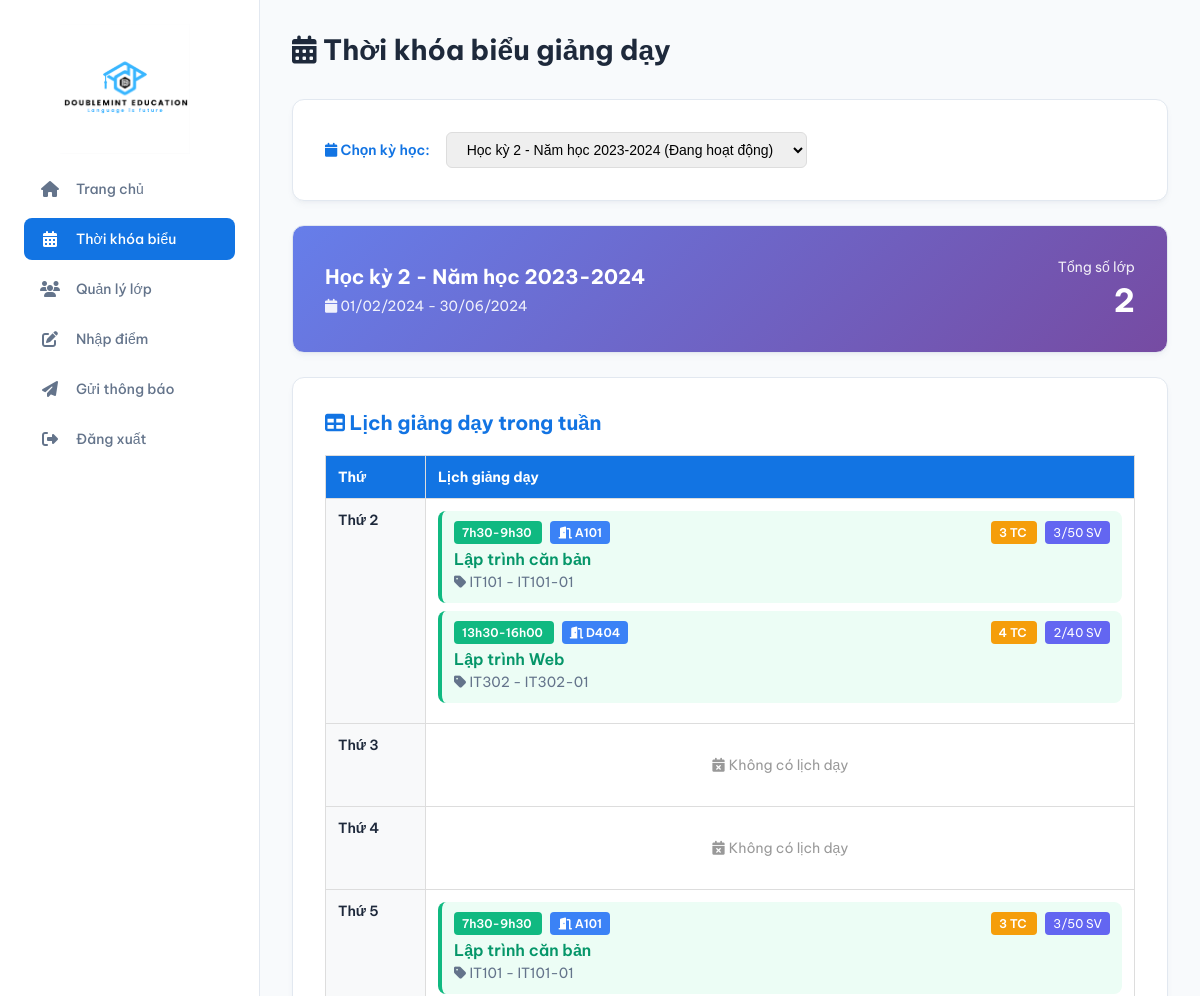
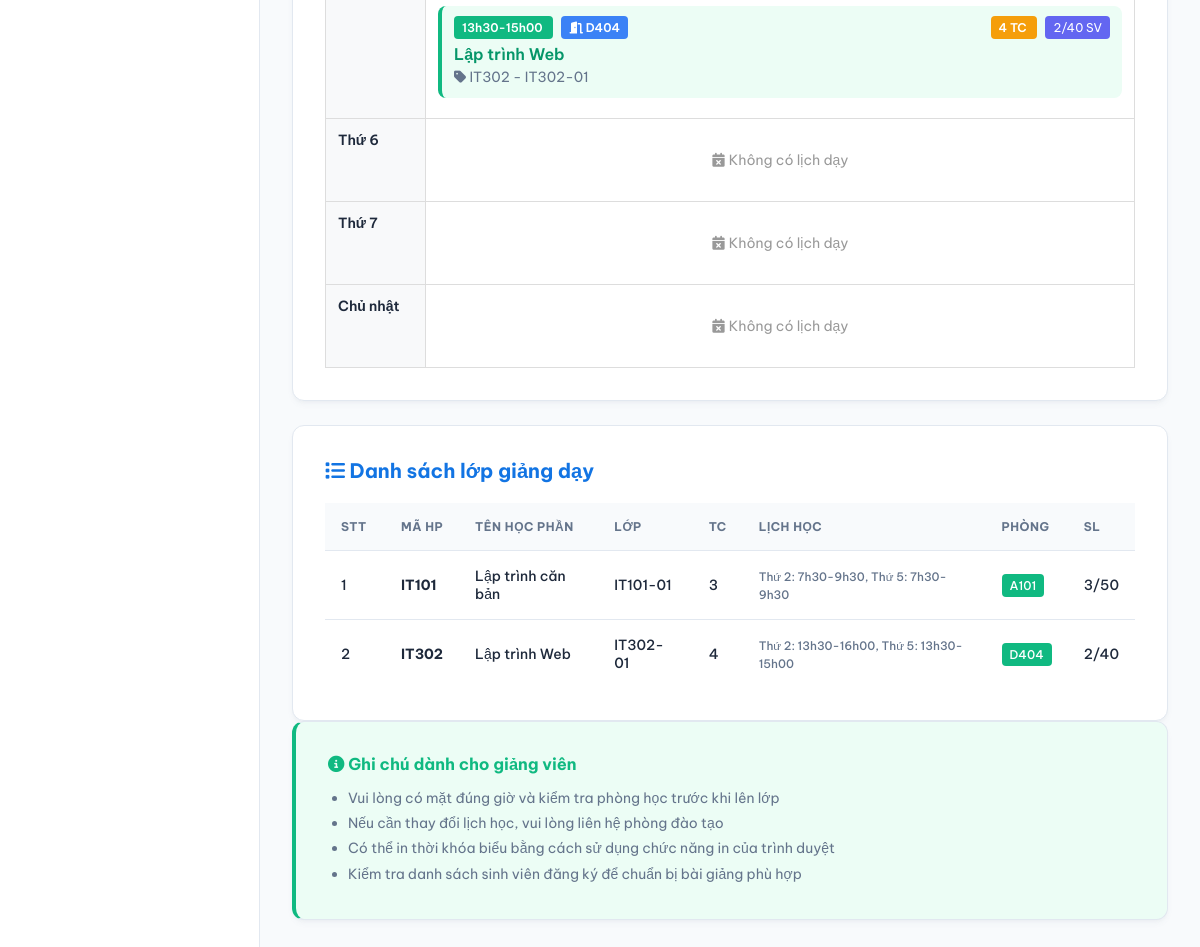
/teacher/thoi_khoa_bieu.php (signed in), run on the app's committed database (2 pictures, top to bottom).
### tables this page shows
CREATE TABLE semesters (
    id INT AUTO_INCREMENT PRIMARY KEY,
    semester_name VARCHAR(50) NOT NULL,
    semester_code VARCHAR(20) UNIQUE NOT NULL,
    start_date DATE NOT NULL,
    end_date DATE NOT NULL,
    is_active ENUM('yes', 'no') DEFAULT 'no',
    created_at TIMESTAMP DEFAULT CURRENT_TIMESTAMP
);

CREATE TABLE class_courses (
    id INT AUTO_INCREMENT PRIMARY KEY,
    course_id INT NOT NULL,
    teacher_id INT NOT NULL,
    semester_id INT NOT NULL,
    class_name VARCHAR(100) NOT NULL,
    schedule TEXT,
    room VARCHAR(50),
    current_students INT DEFAULT 0,
    max_students INT DEFAULT 50,
    status ENUM('open', 'full', 'closed') DEFAULT 'open',
    created_at TIMESTAMP DEFAULT CURRENT_TIMESTAMP,
    FOREIGN KEY (course_id) REFERENCES courses(id) ON DELETE CASCADE,
    FOREIGN KEY (teacher_id) REFERENCES teachers(id) ON DELETE CASCADE,
    FOREIGN KEY (semester_id) REFERENCES semesters(id) ON DELETE CASCADE,
    INDEX idx_semester (semester_id),
    INDEX idx_teacher (teacher_id)
);

CREATE TABLE courses (
    id INT AUTO_INCREMENT PRIMARY KEY,
    course_code VARCHAR(20) UNIQUE NOT NULL,
    course_name VARCHAR(200) NOT NULL,
    credits INT NOT NULL,
    max_students INT DEFAULT 50,
    description TEXT,
    created_at TIMESTAMP DEFAULT CURRENT_TIMESTAMP,
    INDEX idx_course_code (course_code)
);

### config/db_connect.php (called while the page is built, shortened)
<?php
function executeQuery($conn, $sql) {
    $result = $conn->query($sql);
    return $result;
}
function fetchOne($conn, $sql) {
    $result = executeQuery($conn, $sql);
    if ($result && $result->num_rows > 0) {
        return $result->fetch_assoc();
    }
    return null;
}
function fetchAll($conn, $sql) {
    $result = executeQuery($conn, $sql);
    $data = array();
    if ($result && $result->num_rows > 0) {
        while ($row = $result->fetch_assoc()) {
            $data[] = $row;
        }
    }
    return $data;
}
?>

### config/auth.php (called while the page is built, shortened)
<?php
function isLoggedIn() {
    return isset($_SESSION['user_id']) && isset($_SESSION['role']);
}
function getCurrentUser() {
    if (isLoggedIn()) {
        return array(
            'id' => $_SESSION['user_id'] ?? null,
            'email' => $_SESSION['email'] ?? '',
            'role' => $_SESSION['role'] ?? '',
            'full_name' => $_SESSION['full_name'] ?? ''
        );
    }
    return null;
}
function getTeacherIdByUserId($conn, $userId) {
    $sql = "SELECT id FROM teachers WHERE user_id = " . intval($userId);
    $result = fetchOne($conn, $sql);
    return $result ? $result['id'] : null;
}
?>

### teacher/thoi_khoa_bieu.php (the view, shortened to what this page needs)
<?php
require_once '../config/db_connect.php';
require_once '../config/auth.php';
$currentUser = getCurrentUser();
$teacherId = getTeacherIdByUserId($conn, $currentUser['id']);
$selectedSemesterId = isset($_GET['semester_id']) ? intval($_GET['semester_id']) : 0;
$sqlSemesters = "SELECT * FROM semesters ORDER BY start_date DESC";
$semesters = fetchAll($conn, $sqlSemesters);
if ($selectedSemesterId == 0 && count($semesters) > 0) {
    foreach ($semesters as $sem) {
        if ($sem['is_active'] === 'yes') {
            $selectedSemesterId = $sem['id'];
            break;
        }
    }
}
$currentSemester = null;
if ($selectedSemesterId > 0) {
    $sqlCurrentSem = "SELECT * FROM semesters WHERE id = $selectedSemesterId";
    $currentSemester = fetchOne($conn, $sqlCurrentSem);
}
$classes = [];
$weekSchedule = [
    'Thứ 2' => [],
    'Thứ 3' => [],
    'Thứ 4' => [],
    'Thứ 5' => [],
    'Thứ 6' => [],
    'Thứ 7' => [],
    'Chủ nhật' => []
];
if ($currentSemester && $teacherId) {
    $sqlClasses = "SELECT cc.*, c.course_code, c.course_name, c.credits,
                   s.semester_name,
                   (SELECT COUNT(*) FROM enrollments WHERE class_course_id = cc.id) as enrolled_count
                   FROM class_courses cc
                   INNER JOIN courses c ON cc.course_id = c.id
                   INNER JOIN semesters s ON cc.semester_id = s.id
                   WHERE cc.teacher_id = $teacherId
                   AND cc.semester_id = $selectedSemesterId
                   ORDER BY c.course_code";
    $classes = fetchAll($conn, $sqlClasses);
    foreach ($classes as $class) {
        $scheduleItems = explode(',', $class['schedule']);
        foreach ($scheduleItems as $item) {
            $item = trim($item);
            if (preg_match('/(Thứ \d|Chủ nhật):\s*(.+)/', $item, $matches)) {
                $day = trim($matches[1]);
                $time = trim($matches[2]);
                if (isset($weekSchedule[$day])) {
                    $weekSchedule[$day][] = [
                        'time' => $time,
                        'course_code' => $class['course_code'],
                        'course_name' => $class['course_name'],
                        'class_name' => $class['class_name'],
                        'room' => $class['room'],
                        'credits' => $class['credits'],
                        'enrolled_count' => $class['enrolled_count'],
                        'max_students' => $class['max_students']
                    ];
                }
            }
        }
    }
    foreach ($weekSchedule as $day => $dayClasses) {
        usort($weekSchedule[$day], function($a, $b) {
            preg_match('/(\d+)h/', $a['time'], $timeA);
            preg_match('/(\d+)h/', $b['time'], $timeB);
            $hourA = isset($timeA[1]) ? intval($timeA[1]) : 0;
            $hourB = isset($timeB[1]) ? intval($timeB[1]) : 0;
            return $hourA - $hourB;
        });
    }
}
include '../includes/header.php';
?>
<div class="main-header">
    <div class="page-title">
        <h1><i class="fas fa-calendar-alt"></i> Thời khóa biểu giảng dạy</h1>
    </div>
</div>
<div class="card" style="margin-bottom: 24px;">
    <form method="GET" action="" style="display: flex; gap: 16px; align-items: center;">
        <label style="font-weight: 600; color: var(--primary-color);">
            <i class="fas fa-calendar"></i> Chọn kỳ học:
        </label>
        <select name="semester_id" onchange="this.form.submit()" style="padding: 8px 16px; border: 1px solid #ddd; border-radius: 6px; font-size: 14px;">
            <?php foreach ($semesters as $semester): ?>
                <option value="<?php echo $semester['id']; ?>" <?php echo $semester['id'] == $selectedSemesterId ? 'selected' : ''; ?>>
                    <?php echo htmlspecialchars($semester['semester_name']); ?>
                    <?php echo $semester['is_active'] === 'yes' ? ' (Đang hoạt động)' : ''; ?>
                </option>
            <?php endforeach; ?>
        </select>
    </form>
</div>
<?php if ($currentSemester): ?>
    <div class="card" style="margin-bottom: 24px; background: linear-gradient(135deg, #667eea 0%, #764ba2 100%); color: white;">
        <div style="display: flex; justify-content: space-between; align-items: center;">
            <div>
                <h2 style="font-size: 20px; margin-bottom: 8px; color: white;">
                    <?php echo htmlspecialchars($currentSemester['semester_name']); ?>
                </h2>
                <p style="opacity: 0.9; margin: 0;">
                    <i class="fas fa-calendar"></i>
                    <?php
                        echo date('d/m/Y', strtotime($currentSemester['start_date']));
                        echo ' - ';
                        echo date('d/m/Y', strtotime($currentSemester['end_date']));
                    ?>
                </p>
            </div>
            <div style="text-align: right;">
                <p style="font-size: 14px; opacity: 0.9; margin-bottom: 4px;">Tổng số lớp</p>
                <p style="font-size: 32px; font-weight: bold; margin: 0;"><?php echo count($classes); ?></p>
            </div>
        </div>
    </div>
    <?php if (count($classes) > 0): ?>
        <div class="card" style="margin-bottom: 24px;">
            <h2 style="font-size: 20px; margin-bottom: 20px; color: var(--primary-color);">
                <i class="fas fa-table"></i> Lịch giảng dạy trong tuần
            </h2>
            <div style="overflow-x: auto;">
                <table style="width: 100%; border-collapse: collapse; min-width: 800px;">
                    <thead>
                        <tr style="background-color: var(--primary-color); color: white;">
                            <th style="padding: 12px; text-align: left; border: 1px solid #ddd; width: 100px;">Thứ</th>
                            <th style="padding: 12px; text-align: left; border: 1px solid #ddd;">Lịch giảng dạy</th>
                        </tr>
                    </thead>
                    <tbody>
                        <?php foreach ($weekSchedule as $day => $dayClasses): ?>
                            <tr style="border-bottom: 1px solid #ddd;">
                                <td style="padding: 12px; border: 1px solid #ddd; background-color: #f8f9fa; font-weight: 600; vertical-align: top;">
                                    <?php echo $day; ?>
                                </td>
                                <td style="padding: 12px; border: 1px solid #ddd;">
                                    <?php if (count($dayClasses) > 0): ?>
                                        <?php foreach ($dayClasses as $class): ?>
                                            <div style="background-color: #ecfdf5; padding: 12px; margin-bottom: 8px; border-radius: 8px; border-left: 4px solid #10b981;">
                                                <div style="display: flex; justify-content: space-between; align-items: start; margin-bottom: 8px;">
                                                    <div>
                                                        <span style="background-color: #10b981; color: white; padding: 4px 8px; border-radius: 4px; font-size: 12px; font-weight: 600;">
                                                            <?php echo htmlspecialchars($class['time']); ?>
                                                        </span>
                                                        <span style="background-color: #3b82f6; color: white; padding: 4px 8px; border-radius: 4px; font-size: 12px; font-weight: 600; margin-left: 8px;">
                                                            <i class="fas fa-door-open"></i> <?php echo htmlspecialchars($class['room']); ?>
                                                        </span>
                                                    </div>
                                                    <div>
                                                        <span style="background-color: #f59e0b; color: white; padding: 4px 8px; border-radius: 4px; font-size: 12px; font-weight: 600;">
                                                            <?php echo $class['credits']; ?> TC
                                                        </span>
                                                        <span style="background-color: #6366f1; color: white; padding: 4px 8px; border-radius: 4px; font-size: 12px; margin-left: 8px;">
                                                            <?php echo $class['enrolled_count']; ?>/<?php echo $class['max_students']; ?> SV
                                                        </span>
                                                    </div>
                                                </div>
                                                <div>
                                                    <p style="font-weight: 600; font-size: 16px; margin: 0 0 4px 0; color: #059669;">
                                                        <?php echo htmlspecialchars($class['course_name']); ?>
                                                    </p>
                                                    <p style="margin: 0; color: var(--text-secondary); font-size: 14px;">
                                                        <i class="fas fa-tag"></i> <?php echo htmlspecialchars($class['course_code']); ?> -
                                                        <?php echo htmlspecialchars($class['class_name']); ?>
                                                    </p>
                                                </div>
                                            </div>
                                        <?php endforeach; ?>
                                    <?php else: ?>
                                        <p style="color: #999; margin: 0; text-align: center; padding: 20px;">
                                            <i class="fas fa-calendar-times"></i> Không có lịch dạy
                                        </p>
                                    <?php endif; ?>
                                </td>
                            </tr>
                        <?php endforeach; ?>
                    </tbody>
                </table>
            </div>
        </div>
        <div class="card">
            <h2 style="font-size: 20px; margin-bottom: 20px; color: var(--primary-color);">
                <i class="fas fa-list"></i> Danh sách lớp giảng dạy
            </h2>
            <div class="table-container">
                <table class="results-table">
                    <thead>
                        <tr>
                            <th style="width: 60px;">STT</th>
                            <th>Mã HP</th>
                            <th>Tên học phần</th>
                            <th>Lớp</th>
                            <th>TC</th>
                            <th>Lịch học</th>
                            <th>Phòng</th>
                            <th>SL</th>
                        </tr>
                    </thead>
                    <tbody>
                        <?php $stt = 1; foreach ($classes as $class): ?>
                            <tr>
                                <td><?php echo $stt++; ?></td>
                                <td><strong><?php echo htmlspecialchars($class['course_code']); ?></strong></td>
                                <td><?php echo htmlspecialchars($class['course_name']); ?></td>
                                <td><?php echo htmlspecialchars($class['class_name']); ?></td>
                                <td><?php echo $class['credits']; ?></td>
                                <td>
                                    <small style="color: var(--text-secondary);">
                                        <?php echo htmlspecialchars($class['schedule'] ?? 'Chưa xếp'); ?>
                                    </small>
                                </td>
                                <td>
                                    <?php if (!empty($class['room'])): ?>
                                        <span style="background-color: #10b981; color: white; padding: 4px 8px; border-radius: 4px; font-size: 12px;">
                                            <?php echo htmlspecialchars($class['room']); ?>
                                        </span>
                                    <?php else: ?>
                                        <span style="color: #999;">-</span>
                                    <?php endif; ?>
                                </td>
                                <td><?php echo $class['enrolled_count']; ?>/<?php echo $class['max_students']; ?></td>
                            </tr>
                        <?php endforeach; ?>
                    </tbody>
                </table>
            </div>
        </div>
    <?php endif; ?>
<?php endif; ?>
<div class="card" style="background-color: #ecfdf5; border-left: 4px solid #10b981;">
    <h3 style="margin-bottom: 12px; color: #10b981;">
        <i class="fas fa-info-circle"></i> Ghi chú dành cho giảng viên
    </h3>
    <ul style="margin: 0; padding-left: 20px; line-height: 1.8; color: var(--text-secondary);">
        <li>Vui lòng có mặt đúng giờ và kiểm tra phòng học trước khi lên lớp</li>
        <li>Nếu cần thay đổi lịch học, vui lòng liên hệ phòng đào tạo</li>
        <li>Có thể in thời khóa biểu bằng cách sử dụng chức năng in của trình duyệt</li>
        <li>Kiểm tra danh sách sinh viên đăng ký để chuẩn bị bài giảng phù hợp</li>
    </ul>
</div>
<?php include '../includes/footer.php'; ?>

### data on the page
semesters: semester_name "Học kỳ 2 - Năm học 2023-2024", start_date "01/02/2024", end_date "30/06/2024"
class_courses: time "7h30-9h30", room "A101", course.credits "3", enrolled_count "3", max_students "50", course.course_name "Lập trình căn bản", course.course_code "IT101", class_name "IT101-01", schedule "Thứ 2: 7h30-9h30, Thứ 5: 7h30-9h30"
class_courses: time "13h30-16h00", room "D404", course.credits "4", enrolled_count "2", max_students "40", course.course_name "Lập trình Web", course.course_code "IT302", class_name "IT302-01", time "13h30-15h00", schedule "Thứ 2: 13h30-16h00, Thứ 5: 13h30-15h00"

### other printed values
$menu['text'] "Trang chủ"
$menu['text'] "Thời khóa biểu"
$menu['text'] "Quản lý lớp"
$menu['text'] "Nhập điểm"
$menu['text'] "Gửi thông báo"
count($classes) "2"
$day "Thứ 2"
$day "Thứ 3"
$day "Thứ 4"
$day "Thứ 5"
$day "Thứ 6"
$day "Thứ 7"
$day "Chủ nhật"
form field semester_id "Học kỳ 2 - Năm học 2023-2024 (Đang hoạt động)"
